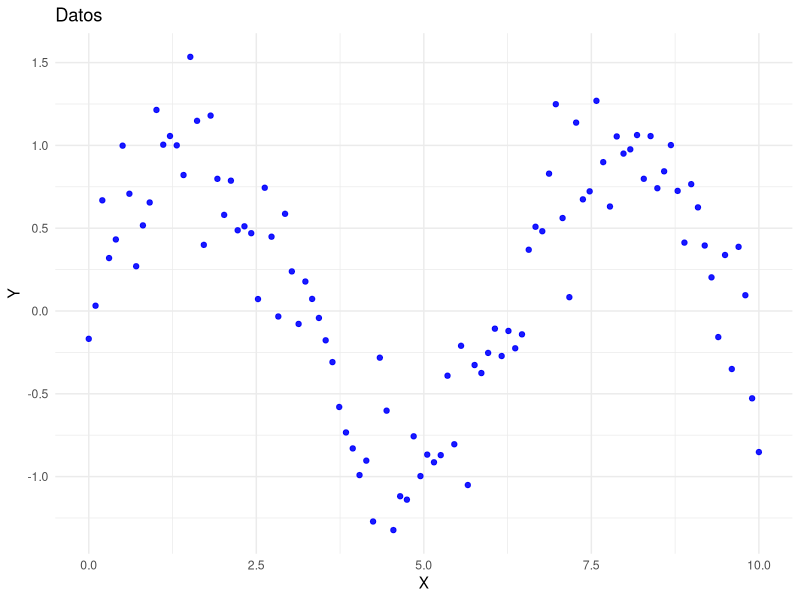
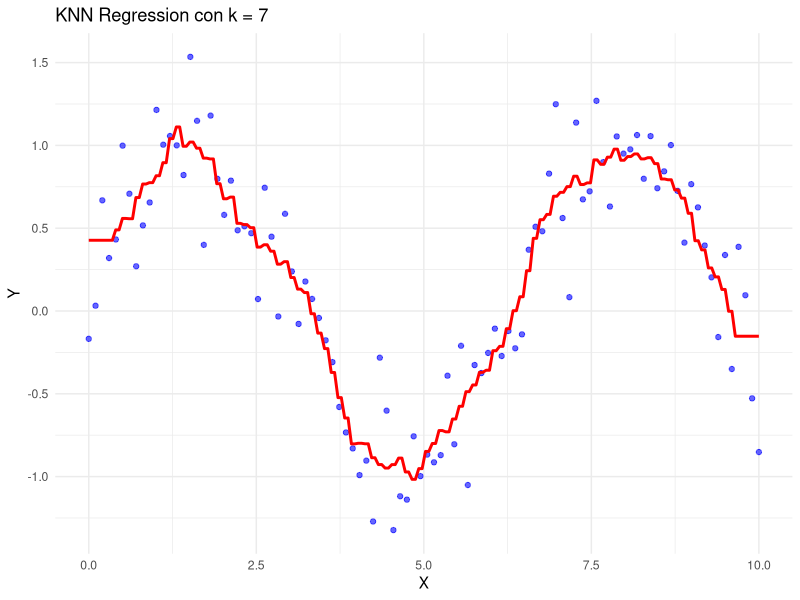

These figures' R source, in order:
# Librerías necesarias
library(ggplot2)
library(FNN)  # Para el KNN

# Generar datos de ejemplo
set.seed(123)
x <- seq(0, 10, length.out = 100)
y <- sin(x) + rnorm(100, 0, 0.3)  # Datos con algo de ruido
data <- data.frame(x, y)

# Graficar los datos originales sin ninguna curva
ggplot(data, aes(x = x, y = y)) +
  geom_point(color = "blue", alpha = 0.9) +
  labs(title = "Datos",
       x = "X",
       y = "Y") +
  theme_minimal()

# Función para realizar KNN y visualizar
plot_knn_regression <- function(k) {
  # Crear secuencia de predicción
  x_grid <- seq(min(x), max(x), length.out = 200)
  
  # Ajustar KNN regresión
  knn_result <- knn.reg(train = matrix(x, ncol = 1), 
                        test = matrix(x_grid, ncol = 1), 
                        y = y, 
                        k = k)
  
  # Crear un dataframe para la visualización
  pred_data <- data.frame(x_grid, knn_result$pred)
  colnames(pred_data) <- c("x", "y_pred")
  
  # Visualizar con ggplot
  ggplot() +
    geom_point(data = data, aes(x = x, y = y), color = "blue", alpha = 0.6) +
    geom_line(data = pred_data, aes(x = x, y = y_pred), color = "red", size = 1) +
    labs(title = paste("KNN Regression con k =", k),
         x = "X",
         y = "Y") +
    theme_minimal()
}

# Modificar el valor de k aquí
k_value <- 7
plot_knn_regression(k_value)
